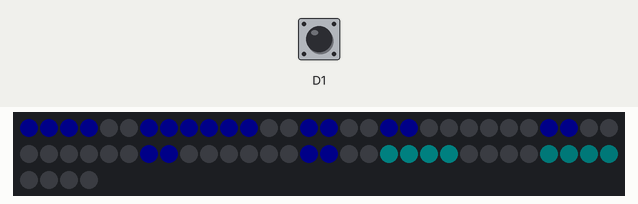
Simulated run of this program. Board: CircuitPython board. Shown: 64 RGB LEDs in strip order, left to right, continuing on the next row. Inputs (shaded band) come from the test bench; at power-on: D1 LOW. Dim RGB values are drawn brighter than linear; the clock reads 2024-03-15 10:24:30 at power-on unless the program sets it; values from a settings file that is not in the repository are placeholders; what the program prints to the serial console is not drawn.

Above: at 2.7 s.
2.8 s: D1 pulled HIGH for 3.2 s
At 7.6 s:
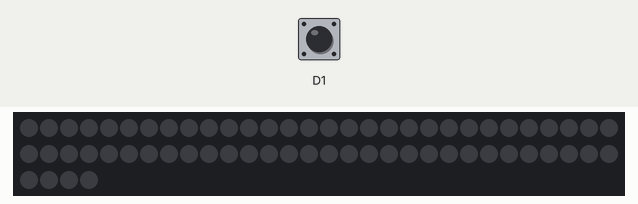
7.9 s: D1 pulled HIGH for 0.15 s
At 8.18 s:
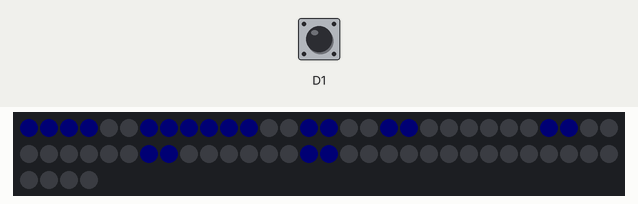
9.7 s: D1 pulled HIGH for 1 s
13.7 s: D1 pulled HIGH for 1 s
Timing chart, 0 to 16.7 s (numbered marks = the images above; inputs shaded):
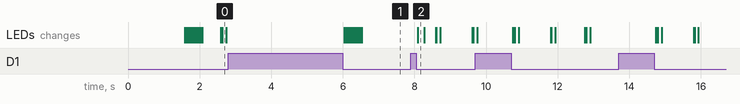

The program:

code.py
```python
"""
Horloge BCD 12h - Programme Principal
Architecture modulaire pour Raspberry Pi Pico W
Nouvelle organisation des colonnes, sans indicateur PM
"""

import time
from config import Config
from hardware import Hardware
from time_utils import TimeManager
from display import DisplayManager
from button import ButtonManager
from state_manager import State, StateManager
from network import NetworkManager

class BCDClock:
    def __init__(self):
        """Initialise l'horloge BCD"""
        if Config.DEBUG:
            print("=== Initialisation Horloge BCD ===")
            print("Nouvelle organisation des colonnes:")
            print("  0-1: Heures (2 colonnes, 4 bits)")
            print("  6:   Dizaines secondes (1 colonne, 3 bits)")
            print("  2-3: Dizaines minutes (2 colonnes, 3 bits)")
            print("  7:   Unités secondes (1 colonne, 4 bits)")
            print("  4-5: Unités minutes (2 colonnes, 4 bits)")
            print("  Pas d'indicateur PM")

        # Initialiser les managers
        self.hardware = Hardware()
        self.time_manager = TimeManager()
        self.display = DisplayManager(self.hardware)
        self.button = ButtonManager(self.hardware)
        self.state = StateManager()
        self.network = NetworkManager()

        # Variables d'état
        self.dernier_affichage = None
        self.dernier_sync_ntp = 0
        self.erreur_affichee = False

    def initialiser_systeme(self):
        """Initialise tout le système"""
        if Config.DEBUG:
            print("Initialisation du système...")

        # Connexion WiFi
        if not self.network.connecter_wifi():
            self.display.afficher_erreur()
            self.erreur_affichee = True
            if Config.DEBUG:
                print("ERREUR: Impossible de se connecter au WiFi")
            return False

        # Initialisation NTP
        if not self.network.initialiser_ntp():
            self.display.afficher_erreur()
            self.erreur_affichee = True
            if Config.DEBUG:
                print("ERREUR: Impossible d'initialiser NTP")
            return False

        # Synchronisation NTP initiale
        ntp_time = self.network.obtenir_temps_ntp()
        if ntp_time:
            self.time_manager.synchroniser_ntp(ntp_time)
            self.dernier_sync_ntp = time.monotonic()
            self.erreur_affichee = False

            if Config.DEBUG:
                heures, minutes, secondes, pm = self.time_manager.obtenir_heure_actuelle()
                am_pm = "PM" if pm else "AM"
                print(f"Heure synchronisée: {heures:02d}:{minutes:02d}:{secondes:02d} {am_pm}")

            return True
        else:
            self.display.afficher_erreur()
            self.erreur_affichee = True
            return False

    def executer(self):
        """Boucle principale de l'application"""
        if Config.DEBUG:
            print("Démarrage de la boucle principale...")

        while True:
            try:
                # 1. Détecter les appuis sur le bouton
                type_appui = self.button.detecter_appui()

                if type_appui and Config.DEBUG:
                    print(f"Appui détecté: {type_appui}")

                # 2. Gérer les transitions d'état
                if type_appui:
                    nouvel_etat, action = self.state.traiter_appui_bouton(type_appui)

                    if self.state.transition(nouvel_etat):
                        if Config.DEBUG:
                            etat_nom = "AFFICHE" if nouvel_etat == State.AFFICHE else "ETEINT"
                            print(f"Changement d'état vers: {etat_nom}")

                        if nouvel_etat == State.ETEINT:
                            self.display.eteindre(avec_transition=True)
                        elif nouvel_etat == State.AFFICHE:
                            # Réafficher l'heure
                            self.dernier_affichage = None

                    if action == "resync":
                        if Config.DEBUG:
                            print("Resynchronisation NTP forcée...")
                        self.synchroniser_ntp()

                # 3. Mettre à jour l'affichage selon l'état
                if self.state.state == State.AFFICHE:
                    # Vérifier si on doit resynchroniser NTP
                    if self.time_manager.besoin_resynchronisation():
                        if Config.DEBUG:
                            print("Resynchronisation périodique NTP...")
                        self.synchroniser_ntp()

                    # Obtenir l'heure actuelle
                    heure_actuelle = self.time_manager.obtenir_heure_actuelle()

                    # Afficher si l'heure a changé
                    if heure_actuelle != self.dernier_affichage:
                        self.display.afficher_heure(
                            self.time_manager,
                            avec_transition=True
                        )
                        self.dernier_affichage = heure_actuelle

                        if Config.DEBUG and heure_actuelle[2] == 0:
                            # Afficher l'heure chaque minute
                            h, m, s, pm = heure_actuelle
                            am_pm = "PM" if pm else "AM"
                            print(f"Heure affichée: {h:02d}:{m:02d}:{s:02d} {am_pm}")

                # 4. Gérer les erreurs réseau
                if not self.network.connected and not self.erreur_affichee:
                    self.display.afficher_erreur()
                    self.erreur_affichee = True
                    if Config.DEBUG:
                        print("ERREUR: Perte de connexion WiFi")

                # Pause pour limiter le refresh
                time.sleep(Config.REFRESH_RATE)

            except Exception as e:
                if Config.DEBUG:
                    print(f"ERREUR dans la boucle principale: {e}")
                time.sleep(1)  # Pause en cas d'erreur

    def synchroniser_ntp(self):
        """Synchronise avec le serveur NTP"""
        ntp_time = self.network.resynchroniser()

        if ntp_time:
            self.time_manager.synchroniser_ntp(ntp_time)
            self.dernier_sync_ntp = time.monotonic()
            self.erreur_affichee = False

            if Config.DEBUG:
                print("Synchronisation NTP réussie!")
            return True
        else:
            self.display.afficher_erreur()
            self.erreur_affichee = True

            if Config.DEBUG:
                print("Échec synchronisation NTP")
            return False

def main():
    """Point d'entrée principal"""
    horloge = BCDClock()

    # Initialisation
    if not horloge.initialiser_systeme():
        if Config.DEBUG:
            print("Échec initialisation, démarrage en mode erreur")

    # Boucle principale
    horloge.executer()

if __name__ == "__main__":
    main()
```

config.py
```python
"""
Configuration du projet Horloge BCD
"""

class Config:
    # WiFi (chargés depuis secrets.py)
    WIFI_TIMEOUT = 30

    # NTP
    NTP_SERVER = "pool.ntp.org"
    TIMEZONE_OFFSET = 1  # UTC+1 pour Paris (hiver)
    NTP_SYNC_INTERVAL = 3600  # Resync toutes les heures

    # Matrice NeoPixel
    MATRICE_PIN = 0
    MATRICE_LEDS = 64
    MATRICE_LUMINOSITE = 0.1  # 0.0 à 1.0

    # Bouton
    BOUTON_PIN = 1
    BOUTON_PULLDOWN = True
    BOUTON_APPUI_LONG = 1.5  # secondes

    # Affichage
    FORMAT_12H = True
    AFFICHER_SECONDES = True
    REFRESH_RATE = 0.05  # 50ms

    # Couleurs
    COULEUR_NORMALE = (0, 0, 100)      # Bleu (jour)
    COULEUR_NUIT = (20, 0, 0)          # Rouge sombre (22h-6h)
    COULEUR_SECONDES = (0, 50, 50)     # Cyan
    COULEUR_PM = (100, 50, 0)          # Orange
    COULEUR_ERREUR = (100, 0, 0)       # Rouge

    # Transitions
    FADE_SECONDE = 0.15
    FADE_MINUTE = 0.3
    FADE_HEURE = 0.5
    FADE_ETAT = 0.4

    # Debug
    DEBUG = True
```

hardware.py
```python
"""
Initialisation et gestion du matériel
"""

import board
import neopixel
import digitalio
from config import Config

class Hardware:
    def __init__(self):
        self.pixels = None
        self.button = None
        self.initialize()

    def initialize(self):
        """Initialise tous les composants matériels"""
        self.initialize_neopixel()
        self.initialize_button()

    def initialize_neopixel(self):
        """Initialise la matrice NeoPixel"""
        self.pixels = neopixel.NeoPixel(
            getattr(board, f"GP{Config.MATRICE_PIN}"),
            Config.MATRICE_LEDS,
            brightness=Config.MATRICE_LUMINOSITE,
            auto_write=False,
            pixel_order=neopixel.GRB
        )
        self.pixels.fill((0, 0, 0))
        self.pixels.show()

    def initialize_button(self):
        """Initialise le bouton poussoir"""
        self.button = digitalio.DigitalInOut(getattr(board, f"GP{Config.BOUTON_PIN}"))
        self.button.direction = digitalio.Direction.INPUT
        if Config.BOUTON_PULLDOWN:
            self.button.pull = digitalio.Pull.DOWN

    def get_button_state(self):
        """Retourne l'état actuel du bouton"""
        return self.button.value if self.button else False

    def cleanup(self):
        """Nettoie les ressources matérielles"""
        if self.pixels:
            self.pixels.fill((0, 0, 0))
            self.pixels.show()
```

time_utils.py
```python
"""
Utilitaires de gestion du temps et NTP
"""

import time
from config import Config

class TimeManager:
    def __init__(self):
        self.timestamp_reference = 0
        self.monotonic_reference = 0
        self.timezone_offset = Config.TIMEZONE_OFFSET
        self.last_ntp_sync = 0

    def calculer_timestamp_unix(self, struct_time):
        """
        Convertit un struct_time en timestamp Unix

        Args:
            struct_time: objet time.struct_time de NTP

        Returns:
            int: timestamp Unix en secondes
        """
        annee = struct_time.tm_year
        mois = struct_time.tm_mon
        jour = struct_time.tm_mday
        heure = struct_time.tm_hour
        minute = struct_time.tm_min
        seconde = struct_time.tm_sec

        # Compter les jours depuis le 1er janvier 1970
        jours = 0

        # Années complètes depuis 1970
        for y in range(1970, annee):
            if self._est_bissextile(y):
                jours += 366
            else:
                jours += 365

        # Mois de l'année courante
        jours_par_mois = [31, 28, 31, 30, 31, 30, 31, 31, 30, 31, 30, 31]

        # Ajuster février si année bissextile
        if self._est_bissextile(annee):
            jours_par_mois[1] = 29

        # Ajouter les jours des mois écoulés
        for m in range(1, mois):
            jours += jours_par_mois[m - 1]

        # Ajouter les jours du mois courant
        jours += jour - 1

        # Convertir en secondes
        timestamp = jours * 86400
        timestamp += heure * 3600
        timestamp += minute * 60
        timestamp += seconde

        # Appliquer le fuseau horaire
        timestamp += self.timezone_offset * 3600

        return int(timestamp)

    def _est_bissextile(self, annee):
        """Détermine si une année est bissextile"""
        return (annee % 4 == 0 and annee % 100 != 0) or (annee % 400 == 0)

    def synchroniser_ntp(self, ntp_time):
        """
        Synchronise l'horloge interne avec le temps NTP

        Args:
            ntp_time: struct_time récupéré de NTP
        """
        self.timestamp_reference = self.calculer_timestamp_unix(ntp_time)
        self.monotonic_reference = time.monotonic()
        self.last_ntp_sync = time.monotonic()

    def obtenir_timestamp_actuel(self):
        """
        Retourne le timestamp Unix actuel basé sur la dernière synchronisation
        """
        temps_ecoule = time.monotonic() - self.monotonic_reference
        return self.timestamp_reference + int(temps_ecoule)

    def obtenir_heure_actuelle(self):
        """
        Retourne (heures, minutes, secondes, est_pm)
        Note: est_pm est toujours False en format 24h, True/False en format 12h
        """
        timestamp = self.obtenir_timestamp_actuel()

        # Extraire l'heure du jour (0-86399 secondes)
        secondes_jour = timestamp % 86400

        heures = secondes_jour // 3600
        minutes = (secondes_jour % 3600) // 60
        secondes = secondes_jour % 60

        # Conversion format 12h
        if Config.FORMAT_12H:
            est_pm = heures >= 12
            heures_12h = heures % 12
            if heures_12h == 0:
                heures_12h = 12
            return heures_12h, minutes, secondes, est_pm
        else:
            # Format 24h: est_pm est toujours False
            return heures, minutes, secondes, False

    def besoin_resynchronisation(self):
        """Vérifie si une resynchronisation NTP est nécessaire"""
        return time.monotonic() - self.last_ntp_sync >= Config.NTP_SYNC_INTERVAL
```

button.py
```python
"""
Gestion du bouton poussoir
"""

import time
from config import Config

class ButtonManager:
    def __init__(self, hardware):
        self.hardware = hardware
        self.last_press_time = 0
        self.debounce_delay = 0.05  # 50ms pour le debounce

    def detecter_appui(self):
        """
        Détecte les appuis sur le bouton

        Returns:
            str ou None: "court", "long", ou None
        """
        if not self.hardware.get_button_state():
            return None

        # Debounce: attendre un peu et vérifier à nouveau
        time.sleep(self.debounce_delay)
        if not self.hardware.get_button_state():
            return None

        # Mesurer la durée de l'appui
        debut = time.monotonic()

        # Attendre le relâchement
        while self.hardware.get_button_state():
            time.sleep(0.01)

            # Vérifier si c'est un appui long
            if time.monotonic() - debut >= Config.BOUTON_APPUI_LONG:
                # Attendre que le bouton soit relâché
                while self.hardware.get_button_state():
                    time.sleep(0.01)
                return "long"

        # Appui court détecté
        return "court"
```

state_manager.py
```python
"""
Gestion des états de l'application
"""

from config import Config

class State:
    AFFICHE = 0  # Horloge visible et mise à jour
    ETEINT = 1   # LEDs éteintes

class StateManager:
    def __init__(self):
        self.state = State.AFFICHE
        self.last_state_change = 0

    def transition(self, nouvel_etat):
        """Change l'état de l'application"""
        if self.state != nouvel_etat:
            self.state = nouvel_etat
            self.last_state_change = 0
            return True
        return False

    def traiter_appui_bouton(self, type_appui):
        """
        Traite un appui bouton selon l'état courant

        Returns:
            tuple: (nouvel_etat, action)
        """
        if self.state == State.ETEINT:
            if type_appui == "court":
                return State.AFFICHE, "allumer"

        elif self.state == State.AFFICHE:
            if type_appui == "court":
                return State.AFFICHE, "resync"
            elif type_appui == "long":
                return State.ETEINT, "eteindre"

        return self.state, None
```

network.py
```python
"""
Gestion réseau, WiFi et NTP
"""

import wifi
import socketpool
import adafruit_ntp
import time
from config import Config
try:
    from secrets import WIFI_SSID, WIFI_PASSWORD
except ImportError:
    print("ERREUR: Fichier secrets.py manquant!")
    WIFI_SSID = ""
    WIFI_PASSWORD = ""

class NetworkManager:
    def __init__(self):
        self.connected = False
        self.ip_address = None
        self.pool = None
        self.ntp_client = None

    def connecter_wifi(self):
        """Établit la connexion WiFi"""
        if Config.DEBUG:
            print(f"Connexion au WiFi: {WIFI_SSID}")

        try:
            wifi.radio.connect(
                WIFI_SSID,
                WIFI_PASSWORD,
                timeout=Config.WIFI_TIMEOUT
            )

            self.ip_address = wifi.radio.ipv4_address
            self.connected = True

            if Config.DEBUG:
                print(f"Connecté! IP: {self.ip_address}")

            return True

        except Exception as e:
            if Config.DEBUG:
                print(f"Échec connexion WiFi: {e}")
            self.connected = False
            return False

    def initialiser_ntp(self):
        """Initialise le client NTP"""
        if not self.connected:
            if Config.DEBUG:
                print("NTP: Non connecté au WiFi")
            return False

        try:
            self.pool = socketpool.SocketPool(wifi.radio)
            self.ntp_client = adafruit_ntp.NTP(
                self.pool,
                server=Config.NTP_SERVER
            )

            if Config.DEBUG:
                print("Client NTP initialisé")

            return True

        except Exception as e:
            if Config.DEBUG:
                print(f"Échec initialisation NTP: {e}")
            return False

    def obtenir_temps_ntp(self):
        """Récupère l'heure depuis le serveur NTP"""
        if not self.ntp_client:
            if Config.DEBUG:
                print("NTP: Client non initialisé")
            return None

        try:
            ntp_time = self.ntp_client.datetime
            if Config.DEBUG:
                print(f"Heure NTP récupérée: {ntp_time}")
            return ntp_time

        except Exception as e:
            if Config.DEBUG:
                print(f"Échec récupération NTP: {e}")
            return None

    def resynchroniser(self):
        """Tente une resynchronisation complète"""
        if Config.DEBUG:
            print("Tentative de resynchronisation...")

        # Reconnexion WiFi si nécessaire
        if not self.connected:
            self.connecter_wifi()

        # Réinitialisation NTP
        if self.connected:
            self.initialiser_ntp()

            # Récupération du temps
            ntp_time = self.obtenir_temps_ntp()
            return ntp_time

        return None
```

Source omitted: display.py (7697 bytes)

Measured:
- after the input at 7.9 s, the LEDs: change after 0.19 s (image 2)
